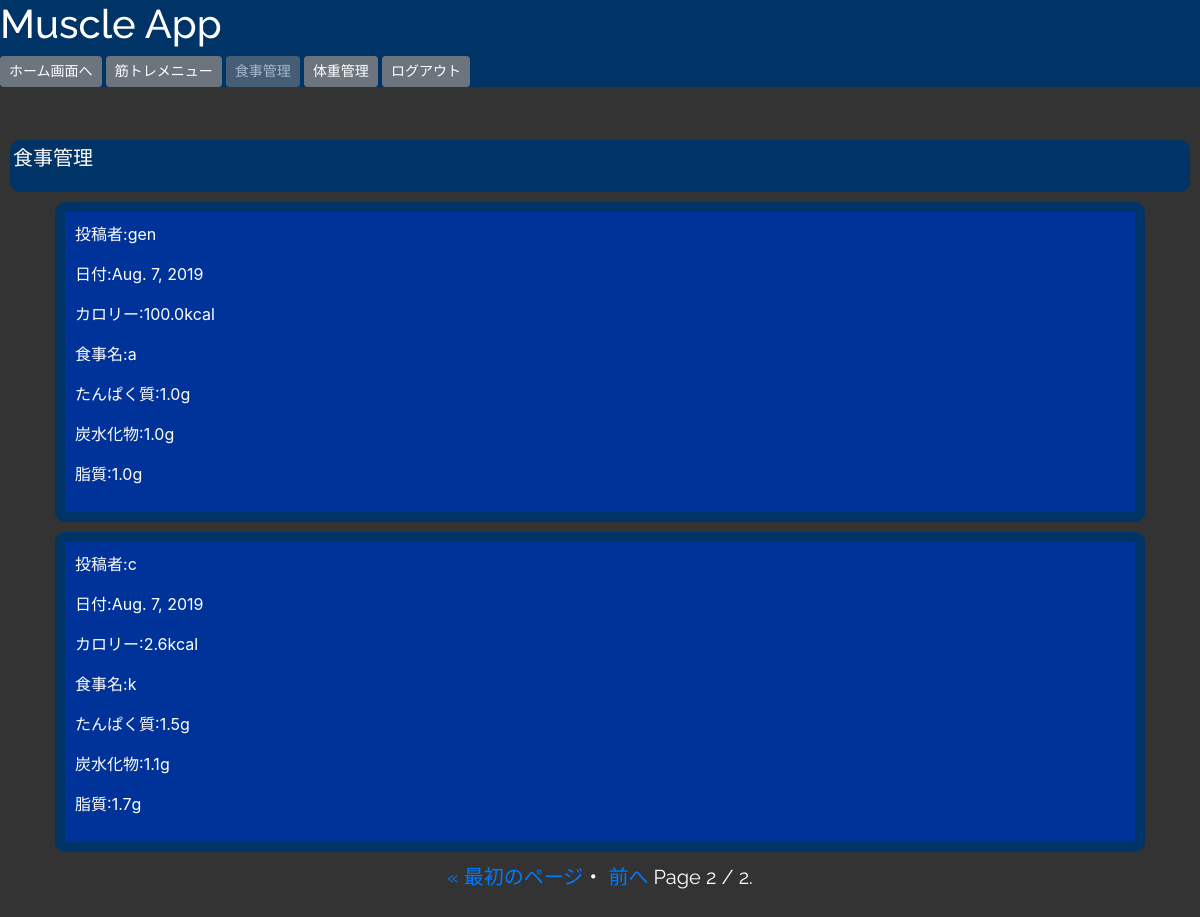
The app's page /timeline/diet/?page=2 (signed in) with its own data.
### muscleapp/models.py (models this page shows, shortened)
class DietModel(models.Model):
    calorie = models.FloatField()
    name = models.CharField(max_length=100)
    protein = models.FloatField()
    carb = models.FloatField()
    fat = models.FloatField()
    date = models.DateField(default=localdate())
    author = models.CharField(max_length=100)

### muscleapp/views.py (the view)
# urls.py: path('timeline/diet/', timeline_dietfunc, name='timeline_diet'),
@login_required
def timeline_dietfunc(request):
    diet = DietModel.objects.order_by('-date').all()
    paginator = Paginator(diet, 5)
    page = request.GET.get('page')
    diet_data = paginator.get_page(page)
    return render(request, 'timeline_diet.html', {'diet_data': diet_data})

### templates/timeline_diet.html (shortened to what this page needs)
{% extends 'base_afterlogin.html' %}
{% block customcss %}
{% load static %}
<link rel="stylesheet" type="text/css" href="{% static 'timeline.css' %}">
{% endblock customcss %}
{% block header %}
<h1>Muscle App</h1>
    <a href="{% url 'home' %}" class="btn btn-secondary btn-sm">ホーム画面へ</a>
    <a href="{% url 'timeline_workout' %}" class="btn btn-secondary btn-sm">筋トレメニュー</a>
    <a href="{% url 'timeline_diet' %}" class="btn btn-secondary disabled btn-sm">食事管理</a>
    <a href="{% url 'timeline_body' %}" class="btn btn-secondary btn-sm">体重管理</a>
{% endblock header %}
{% block content %}
<div class="menu">
    <p>食事管理</p>
</div>
{% for item in diet_data %}
<div class="container">
<div class="info">
    <p>投稿者:{{ item.author }}</p>
    <p>日付:{{ item.date }}</p>
    <p>カロリー:{{ item.calorie }}kcal</p>
    <p>食事名:{{ item.name }}</p>
    <p>たんぱく質:{{ item.protein }}g</p>
    <p>炭水化物:{{ item.carb }}g</p>
    <p>脂質:{{ item.fat }}g</p>
</div>
</div>
{% endfor %}
{% endblock content %}
{% block paginator %}
<span class="step-links">
        {% if diet_data.has_previous %}
            <a href="?page=1">&laquo; 最初のページ</a>・
            <a href="?page={{ diet_data.previous_page_number }}">前へ</a>
        {% endif %}
        <span class="current">
            Page {{ diet_data.number }} / {{ diet_data.paginator.num_pages }}.
        </span>
</span>
{% endblock paginator %}

### static/timeline.css (style rules this page uses)
body { background-color: #333333; color: #fff }
.menu { background-color: #003366; font-size: 20px; padding: 3px; margin: 10px; border-radius: 10px; }
.info { padding: 10px; border-radius: 10px; background-color: #003399; margin: 10px; border: 10px solid #003366; }
.step-links { display: block; text-align: center; padding: 0 0 40px 0; font-size: 20px; font-family: 'Raleway', sans-serif; }

### records on screen
DietModel: author "gen", date "Aug. 7, 2019", calorie "100.0", name "a", protein "1.0", carb "1.0", fat "1.0"
DietModel: author "c", date "Aug. 7, 2019", calorie "2.6", name "k", protein "1.5", carb "1.1", fat "1.7"

### other values on screen
{{ diet_data.number }} "2"
{{ diet_data.paginator.num_pages }} "2"
